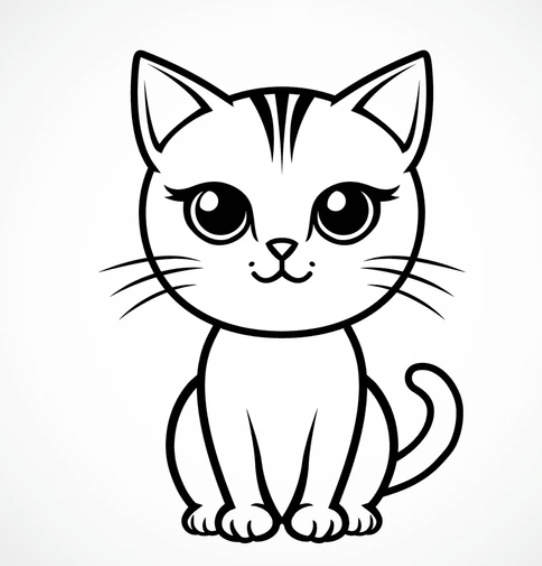
#> input picture imgs/cat.png, 542 x 566 px
$ python img_convert.py
#> lines starting #> are read from the running program, lines starting #| are printed output that depends on the picture
#!/usr/bin/env python3
"""
Image to C array converter for SSD16xx displays
Converts PNG images to 1-bit monochrome C arrays compatible with Zephyr SSD16xx driver
"""

import sys
import os
from PIL import Image
import argparse


def png_to_gray_c_array(input_path, output_path=None, array_name=None, target_size=(200, 200)):
    """
    Convert PNG image to 1-bit monochrome C array for display buffer

    Args:
        input_path: Path to input PNG file
        output_path: Path to output C file (optional)
        array_name: Name for the C array (optional)
        target_size: Target size tuple (width, height) for resizing
    """    # Open and convert image to grayscale
#> called with input_path = 'imgs/cat.png', output_path = 'src/cat_image.h', array_name = 'cat_gray', target_size = (200, 200)
    try:
        img = Image.open(input_path)
#> img is the input picture: PIL image 542x566 RGBA; mean R, G, B, A 226.6, 226.7, 226.7, 255
        print(f"Original image size: {img.size}")
#| Original image size: (542, 566)
        print(f"Original image mode: {img.mode}")
#| Original image mode: RGBA

        # Resize image to target size
        if img.size != target_size:
            img = img.resize(target_size, Image.Resampling.LANCZOS)
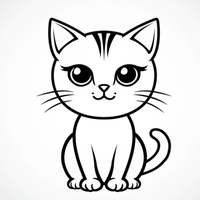
#> img: PIL image 200x200 RGBA; mean R, G, B, A 226.5, 226.6, 226.5, 255
            print(f"Resized to: {target_size}")

        # Convert to grayscale
        if img.mode != 'L':
            img = img.convert('L')
#> img: PIL image 200x200 L

        # Get image dimensions
        width, height = img.size
#> width = 200; height = 200

        print(f"Converted to 1-bit monochrome: {width}x{height}")
#| Converted to 1-bit monochrome: 200x200

        # Convert to packed bit array
        # Format: 8 pixels per byte, column-major within each row
        # Each byte contains 8 rows for one column
        # 0 = black, 1 = white

        # Calculate buffer size: width * ceil(height/8)
        bytes_per_col = (height + 7) // 8  # Round up to nearest byte
#> bytes_per_col = 25
        buffer_size = width * bytes_per_col
#> buffer_size = 5000
        byte_array = [0] * buffer_size
#> byte_array = 5000 values from 0 to 0

        for col in range(width):
            for row in range(height):
                # Get pixel value and convert to binary (threshold at 128)
                pixel = img.getpixel((col, row))
                is_white = pixel >= 128  # True for white, False for black

                # Calculate byte and bit position
                byte_index = col + (row // 8) * width
                bit_index = 7 - (row % 8)

                if is_white:
                    byte_array[byte_index] |= (1 << bit_index)  # Set white bit
#> after the loop, byte_array = 5000 values, max 255 at index 0, min 0 at index 649, mean 230.1
                # Black pixels remain 0 (already initialized)

        # Generate C array
        if not array_name:
            base_name = os.path.splitext(os.path.basename(input_path))[0]
            array_name = f"{base_name}_gray"

        # Create C header content
        c_content = f"""/* Generated from {os.path.basename(input_path)} */
/* Image size: {width}x{height} pixels */
/* Array size: {len(byte_array)} bytes */
/* Format: 1-bit monochrome, 8 pixels per byte */
/* Pixel format: 0=black, 1=white */
/* Memory layout: column-major, 8 rows per byte */

#include <stdint.h>

#define {array_name.upper()}_WIDTH  {width}
#define {array_name.upper()}_HEIGHT {height}
#define {array_name.upper()}_BYTES  {len(byte_array)}

static const uint8_t {array_name}[] = {{
"""

        # Add byte data (16 bytes per line)
        for i in range(0, len(byte_array), 16):
            line_bytes = byte_array[i:i + 16]
            hex_bytes = [f"0x{b:02x}" for b in line_bytes]
            c_content += f"    {', '.join(hex_bytes)}"
            if i + 16 < len(byte_array):
                c_content += ","
            c_content += "\n"
#> this loop made 313 passes
#> i on passes 2 to 4: 16, 32, 48

        c_content += "};\n"

        # Output to file or stdout
        if output_path:
            with open(output_path, 'w', encoding='utf-8') as f:
                f.write(c_content)
            print(f"C array written to: {output_path}")
        else:
            print("\nGenerated C array:")
            print(c_content)

        # Print usage example
        print(f"""
Usage example in your code:

#include "generated_header.h"

// Buffer size calculation: width * ceil(height/8)
#define BUFFER_SIZE {array_name.upper()}_BYTES

// Copy image data directly to display buffer
uint8_t display_buffer[BUFFER_SIZE];
memcpy(display_buffer, {array_name}, {array_name.upper()}_BYTES);

// For display buffer descriptor
struct display_buffer_descriptor desc = {{
    .buf_size = {array_name.upper()}_BYTES,
    .width = {array_name.upper()}_WIDTH,
    .height = {array_name.upper()}_HEIGHT,
    .pitch = {array_name.upper()}_WIDTH,
}};

// Display the monochrome image
display_write(display_dev, 0, 0, &desc, display_buffer);
""")

        return True

    except (IOError, OSError, ValueError) as e:
        print(f"Error processing image: {e}")
        return False


def main():
    parser = argparse.ArgumentParser(description='Convert PNG to 1-bit monochrome C array')
    parser.add_argument('input', help='Input PNG file path')
    parser.add_argument('-o', '--output', help='Output C file path')
    parser.add_argument('-n', '--name', help='C array name')
    parser.add_argument('--threshold', type=int, default=128, help='Threshold for black/white conversion (0-255)')
    parser.add_argument('-s', '--size', type=str, default='200x200', help='Target size (e.g., 200x200)')

    args = parser.parse_args()

    if not os.path.exists(args.input):
        print(f"Error: Input file '{args.input}' not found")
        return 1

    # Parse size argument
    try:
        width, height = map(int, args.size.split('x'))
        target_size = (width, height)
    except ValueError:
        print(f"Error: Invalid size format '{args.size}'. Use WIDTHxHEIGHT (e.g., 200x200)")
        return 1

    success = png_to_gray_c_array(args.input, args.output, args.name, target_size)
    return 0 if success else 1


if __name__ == "__main__":
    # If run without arguments, process the cat.png file
    if len(sys.argv) == 1:
        # Default to cat.png in imgs directory
        script_dir = os.path.dirname(os.path.abspath(__file__))
        app_dir = os.path.dirname(script_dir)
        cat_png = os.path.join(app_dir, "imgs", "cat.png")

        if os.path.exists(cat_png):
            print(f"Processing default file: {cat_png}")
            output_file = os.path.join(app_dir, "src", "cat_image.h")
            # Use 200x200 as default size for display
            png_to_gray_c_array(cat_png, output_file, "cat_gray", (200, 200))
        else:
            print(f"Default file {cat_png} not found")
            print("Usage: python img_convert.py <input.png> [-o output.h] [-n array_name] [-s WIDTHxHEIGHT]")
    else:
        sys.exit(main())
